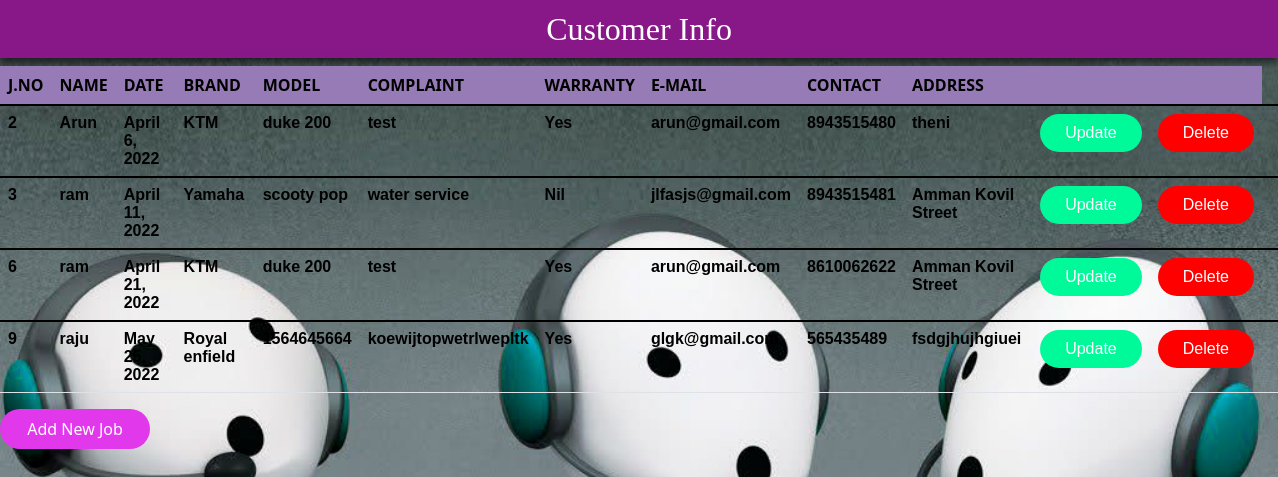
Page /show/ on the committed database.
### jobslip/models.py (models this page shows)
class Customer(models.Model):
    MY_CHOICE=[
        ('Royal enfield','Royal enfield'),
        ('KTM','KTM'),
        ('Yamaha','Yamaha'),
        ('TVS','TVS'),
        ('Bajaj','Bajaj'),
        ('Honda','Honda'),
    ]
    MY_WARRANTY=(
        ('Yes','Yes'),
        ('Nil','Nil'),
    )
    jno=models.AutoField(primary_key=True)
    date=models.DateField(auto_now_add=True)
    name=models.CharField(max_length=30)
    brand=models.CharField(max_length=50,choices=MY_CHOICE)
    model=models.CharField(max_length=10)
    complaint=models.TextField(blank=True)
    warranty=models.CharField(max_length=50,choices=MY_WARRANTY)
    email=models.EmailField()
    contact= models.IntegerField(blank=True)
    address=models.CharField(max_length=100)
    class Meta:
        db_table = 'Customer'

### jobslip/views.py (the view)
# urls.py: path('show/',views.show,name='show'),
def show(request):
    customer=Customer.objects.all()
    return render(request,'index.html',{'customer':customer})

### jobslip/templates/index.html (shortened to what this page needs)
{% load static %}
<html>
<head>
    <link href="https://cdn.jsdelivr.net/npm/bootstrap@5.1.1/dist/css/bootstrap.min.css" rel="stylesheet" />
    <link rel="stylesheet" type="text/css" href="{% static '/style.css' %}">
</head>
  <body>
      <table class="table caption-top">
        <h2>customer info</h2>
        <thead>
          <tr>
            <th>J.no</th>
            <th>Name</th>
            <th>Date</th>
            <th>Brand</th>
            <th>Model</th>
            <th>Complaint</th>
            <th>Warranty</th>
            <th>E-mail</th>
            <th>Contact</th>
            <th>Address</th>
            <th></th>
            <th></th>
          </tr>
        </thead>
        <tbody>
          <tr>
            {% for cus in customer %}
            <td>{{cus.jno}}</td>
            <td>{{cus.name}}</td>
            <td>{{cus.date}}</td>
            <td>{{cus.brand}}</td>
            <td>{{cus.model}}</td>
            <td>{{cus.complaint}}</td>
            <td>{{cus.warranty}}</td>
            <td>{{cus.email}}</td>
            <td>{{cus.contact}}</td>
            <td>{{cus.address}}</td>
            <td><a href="/update/{{cus.jno}}"><button class="button1">Update</button></a></td>
            <td><a href="/delete/{{cus.jno}}"><button class="button2">Delete</button></a><td>
          </tr>
        </tbody>
        {% endfor %}
        </table>
      <a href="/create">
        <button class="button4">Add New Job</button></a>
      </body>
    </html>

### jobslip/static/style.css (style rules this page uses)
h2 { background-color: #881888; border: 0px solid; padding: 10px; box-shadow: 0px 5px 8px rgba(0,0,0,0.6); color: white; text-transform: capitalize; font-family: 'Gill Sans', 'Gill Sans MT'; text-align: center; }
thead { font-weight: bold; text-transform: uppercase; color: #000; background-color: #967BB6; }
tbody { font-family: Verdana, Geneva, Tahoma, sans-serif; font-weight: 800; color: #000; }

### rows in the picture
Customer: jno "2", name "Arun", date "April 6, 2022", brand "KTM", model "duke 200", complaint "test", warranty "Yes", email "arun@gmail.com", contact "8943515480", address "theni"
Customer: jno "3", name "ram", date "April 11, 2022", brand "Yamaha", model "scooty pop", complaint "water service", warranty "Nil", email "jlfasjs@gmail.com", contact "8943515481", address "Amman Kovil Street"
Customer: jno "6", name "ram", date "April 21, 2022", brand "KTM", model "duke 200", complaint "test", warranty "Yes", email "arun@gmail.com", contact "8610062622", address "Amman Kovil Street"
Customer: jno "9", name "raju", date "May 25, 2022", brand "Royal enfield", model "1564645664", complaint "koewijtopwetrlwepltk", warranty "Yes", email "glgk@gmail.com", contact "565435489", address "fsdgjhujhgiuei"
